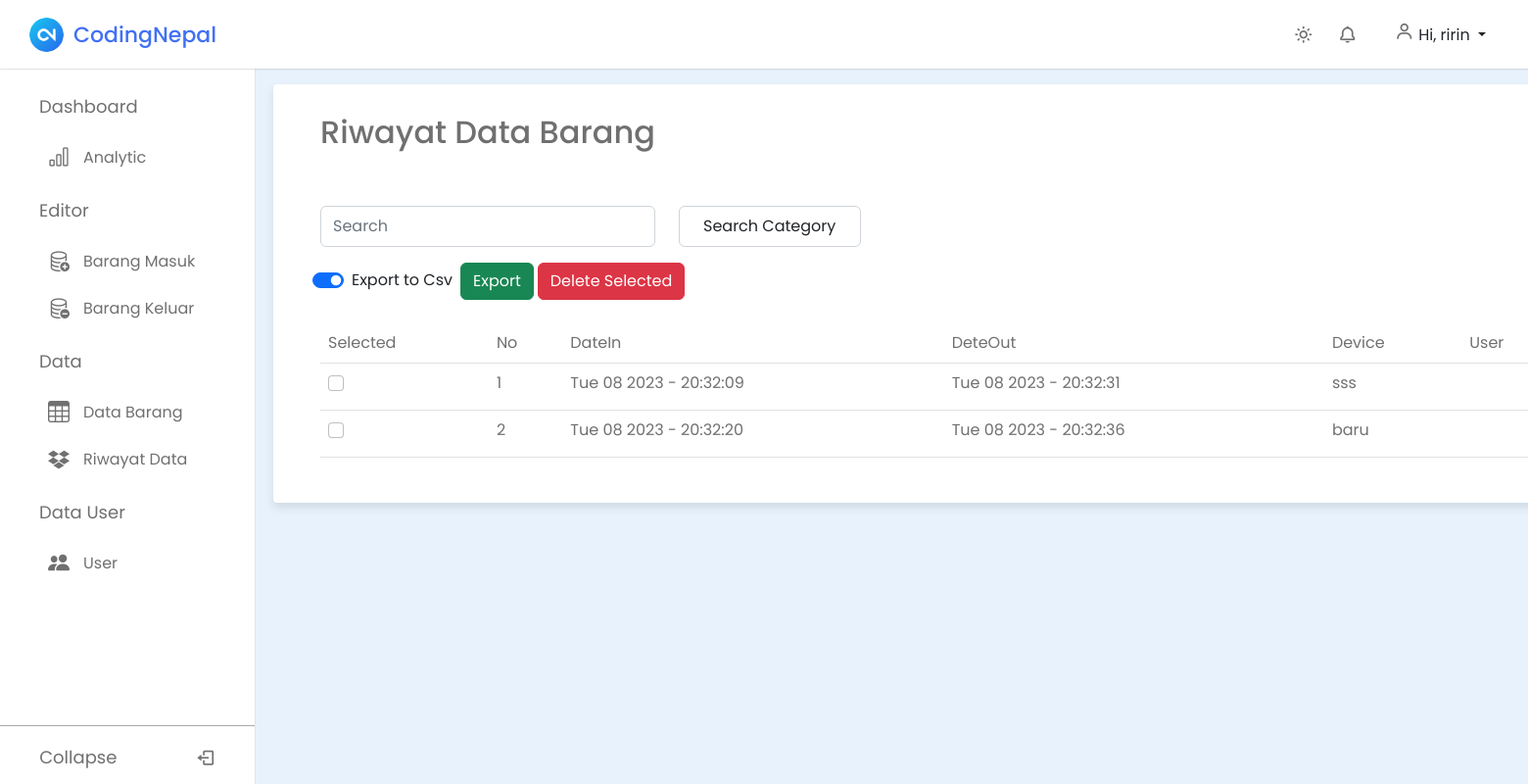
The app's page /dashboard/riwayatdata (signed in), older data.
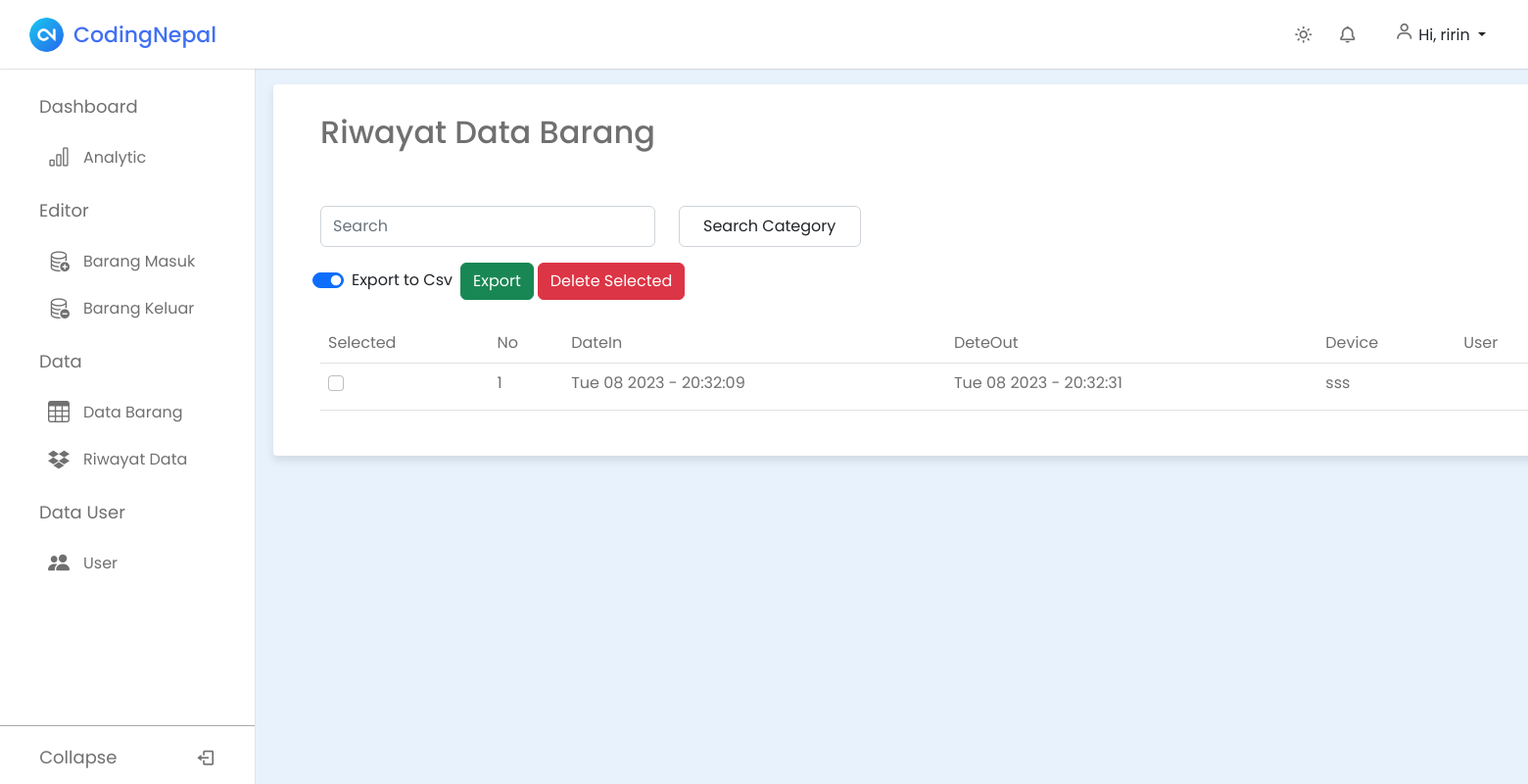
The same page, newer data.
### gudang/models.py (models this page shows, shortened)
class BarangKeluar(models.Model):
    nama = models.ForeignKey(
        User, on_delete=models.CASCADE, blank=True, null=True)
    date_keluar = models.CharField(max_length=100, blank=True, null=True)
    date_masuk = models.CharField(max_length=100, blank=True, null=True)
    device = models.TextField(max_length=100)
    user = models.TextField(max_length=100)
    email = models.TextField(max_length=100)
    pc = models.TextField(max_length=100)
    os = models.TextField(max_length=100)
    cpu = models.TextField(max_length=100)
    vga = models.TextField(max_length=100)
    ram = models.TextField(max_length=100)
    model = models.TextField(max_length=100)
    serialnumber = models.TextField(max_length=100)
    description = models.TextField(max_length=100)
    kategori = models.ForeignKey(Kategori, on_delete=models.CASCADE)
    class Meta:
        verbose_name_plural = "barang keluar"

### gudang/views.py (the view)
# urls.py: path("riwayatdata", tbriwayatdata, name="riwayatdata"),
@login_required
def tbriwayatdata(request):
    template_name = "tbriwayatbarang.html"
    global results
    results = None
    riwayatDT = BarangKeluar.objects.all()
    kategori = Kategori.objects.all()
    get_kategori = str(request.POST.get('kategori'))
    get_search = request.POST.get('search')
    print(get_kategori)
    print(get_search)
    search_category = BarangKeluar.objects.filter(
        kategori__kategori__contains=get_kategori)
    if get_search:
        queries = Q(date_masuk__icontains=get_search) | Q(date_keluar__icontains=get_search) | Q(device__icontains=get_search) | Q(user__icontains=get_search) | Q(email__icontains=get_search) | Q(pc__icontains=get_search) | Q(os__icontains=get_search) | Q(
            cpu__icontains=get_search) | Q(vga__icontains=get_search) | Q(ram__icontains=get_search) | Q(model__icontains=get_search) | Q(serialnumber__icontains=get_search) | Q(description__icontains=get_search)
        results = BarangKeluar.objects.filter(queries)
    elif get_kategori:
        results = BarangKeluar.objects.filter(
            kategori__kategori__contains=get_kategori)
    context = {
        "riwayatDT": riwayatDT,
        'kategori': kategori,
        's_kategori': search_category,
        'get_kategori': get_kategori,
        'get_search': get_search,
        'results': results,
    }
    return render(request, template_name, context)

### gudang/models.py (called while the page is built)
    def __str__(self):
        return self.kategori

### templates/tbriwayatbarang.html (shortened to what this page needs)
{% extends "base.html" %} {% block content %}
<div class="container-fluid px-5 col-2 rounded-1">
  <h2 class="title">Riwayat Data Barang</h2>
  <br />
  <div class="row g-3 align-item-center mt-2 mb-4">
    <div class="col-auto">
      <form
        class="d-flex"
        role="search"
        method="post"
        action="{% url 'riwayatdata' %}"
      >
        <input
          class="form-control me-2 py-2"
          type="search"
          name="search"
          placeholder="Search"
          aria-label="Search"
        />
      </form>
    </div>
    <div class="col-auto">
      <form
        class="d-flex"
        role="search"
        method="post"
        action="{% url 'riwayatdata' %}"
      >
        <select
          id="inputState"
          class="form-control py-0 px-4 m-0"
          name="kategori"
          onchange="this.form.submit()"
        >
          <option selected>Search Category</option>
        </select>
      </form>
    </div>
    <div>
      <div class="d-flex align-items-center">
        <form
          action="{% url 'exportcsv' %}"
          class="d-flex align-items-center row g-3"
        >
          <div class="form-check form-switch col-auto">
            <input
              class="form-check-input"
              type="checkbox"
              role="switch"
              id="flexSwitchCheckChecked"
              onclick="myFunction()"
              checked
            />
            <label
              class="form-check-label"
              id="labelcsv"
              for="flexSwitchCheckChecked"
              >Export to Csv</label
            >
          </div>
          <button type="submit" class="col-auto btn btn-success" id="exp">
            Export
          </button>
        </form>
        <div class="row m-lg-0">
          <div class="col">
            <button type="button" class="btn btn-danger" id="deleteSelected">Delete Selected</button>
          </div>
      </div>
      </div>
    </div>
  </div>
  <div class="row">
    <form id="deleteForm" method="post" action="{% url 'delete_selected' %}">
      <table class="table">
        <thead>
          <tr>
            <td class="col">Selected</td>
            <td class="col">No</td>
            <td class="col">DateIn</td>
            <td class="col">DeteOut</td>
            <td class="col">Device</td>
            <td class="col">User</td>
          </tr>
        </thead>
        {% if not results %}
        <tbody>
          {% for data in riwayatDT %}
          <tr>
            <td>
              <input
                type="checkbox"
                class="form-check-input"
                name="selected_items"
                value="{{ data.id }}"
              />
            </td>
            <td>{{ forloop.counter }}</td>
            <td>{{ data.date_masuk }}</td>
            <td>{{ data.date_keluar }}</td>
            <td>{{ data.device }}</td>
            <td>{{ data.user }}</td>
                    </div>
                  </div>
          </tr>
          {% endfor %}
        {% endif %}
{% endblock content %}

Row changes from the older to the newer data that the page shows:
removed BarangKeluar: date_masuk "Tue 08 2023 - 20:32:20", date_keluar "Tue 08 2023 - 20:32:36", device "baru"
